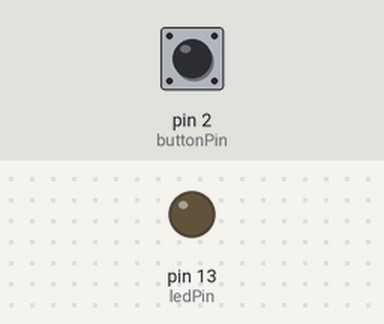
Bench run of a sketch on a simulated Arduino Uno, built with avr-gcc and run on an emulated ATmega328P. On the bench: output pins drawn as LEDs (lit = HIGH). The test bench sets the inputs (shaded band); at power-on: pin 2 (buttonPin) HIGH.

Above: at 1.2 s.
1.3 s: pin 2 (buttonPin) pulled LOW for 0.15 s
At 1.37 s:
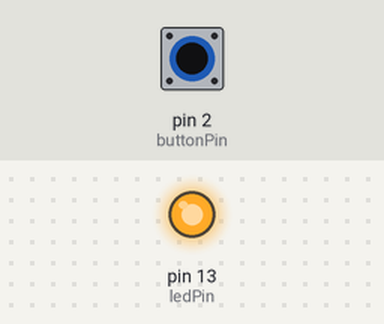
2.9 s: pin 2 (buttonPin) pulled LOW for 3.2 s
At 7.2 s:
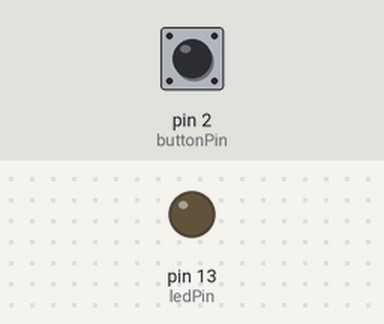
Timing chart, 0 to 8.7 s (numbered marks = the images above; inputs shaded):
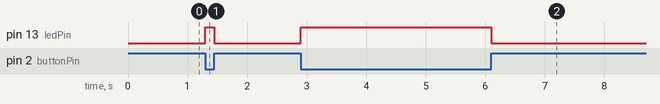

The sketch:

pushbuttonpulldown.ino
```cpp
// Define the pin numbers
const int buttonPin = 2;  // Pin connected to the push button
const int ledPin = 13;     // Pin connected to the built-in LED

// Variable to store the button state
int buttonState = 0;       // Variable to hold the current button state

void setup() {
  // Initialize the button pin as an input with an internal pull-up resistor
  pinMode(buttonPin, INPUT_PULLUP);

  // Initialize the LED pin as an output
  pinMode(ledPin, OUTPUT);
}

void loop() {
  // Read the state of the push button
  buttonState = digitalRead(buttonPin);

  // Check if the button is pressed
  if (buttonState == LOW) {  // Button is pressed (LOW due to pull-up)
    digitalWrite(ledPin, HIGH); // Turn the LED on
  } else {
    digitalWrite(ledPin, LOW);  // Turn the LED off
  }

  // Small delay to debounce the button (optional)
  delay(50); // 50 ms delay for button debounce
}
```

Measured:
- after the input at 1.3 s, pin 13 (ledPin): LOW → HIGH at once, → LOW 0.15 s later
- after the input at 2.9 s, pin 13 (ledPin): LOW → HIGH at once, → LOW 3.2 s later
